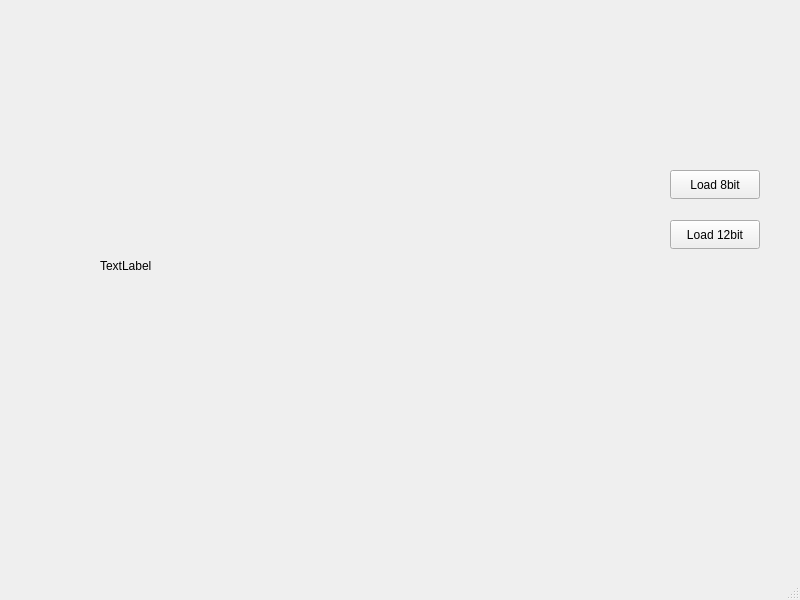
<?xml version="1.0" encoding="UTF-8"?>
<ui version="4.0">
 <class>MainWindow</class>
 <widget class="QMainWindow" name="MainWindow">
  <property name="geometry">
   <rect>
    <x>0</x>
    <y>0</y>
    <width>800</width>
    <height>600</height>
   </rect>
  </property>
  <property name="windowTitle">
   <string>MainWindow</string>
  </property>
  <widget class="QWidget" name="centralwidget">
   <widget class="QLabel" name="label_image">
    <property name="geometry">
     <rect>
      <x>100</x>
      <y>10</y>
      <width>512</width>
      <height>512</height>
     </rect>
    </property>
    <property name="text">
     <string>TextLabel</string>
    </property>
   </widget>
   <widget class="QPushButton" name="pushButton_Pixel">
    <property name="geometry">
     <rect>
      <x>670</x>
      <y>170</y>
      <width>90</width>
      <height>29</height>
     </rect>
    </property>
    <property name="text">
     <string>Load 8bit</string>
    </property>
   </widget>
   <widget class="QPushButton" name="pushButton_12bit">
    <property name="geometry">
     <rect>
      <x>670</x>
      <y>220</y>
      <width>90</width>
      <height>29</height>
     </rect>
    </property>
    <property name="text">
     <string>Load 12bit</string>
    </property>
   </widget>
  </widget>
  <widget class="QMenuBar" name="menubar">
   <property name="geometry">
    <rect>
     <x>0</x>
     <y>0</y>
     <width>800</width>
     <height>25</height>
    </rect>
   </property>
  </widget>
  <widget class="QStatusBar" name="statusbar"/>
 </widget>
 <resources/>
 <connections/>
</ui>
